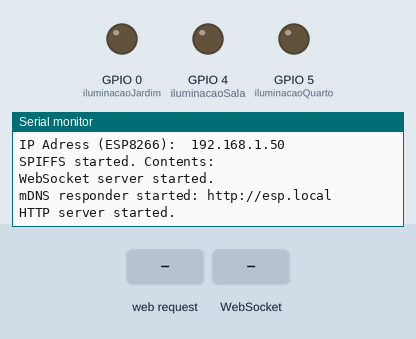
Simulated run of this sketch. Board: ESP8266 (NodeMCU). Shown: output pins drawn as LEDs (lit = HIGH), the last lines printed to the serial monitor. The test bench sets the inputs (shaded band). WiFi joins after 1.5 s; servers stay silent unless stated; storage starts empty.

Above: at 2.7 s.
2.8 s: HTTP request GET / received
At 3.8 s:
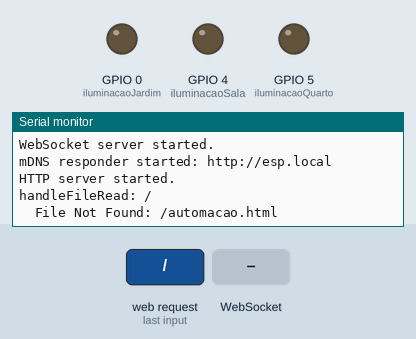
4.3 s: WebSocket text "/" received
At 4.9 s:
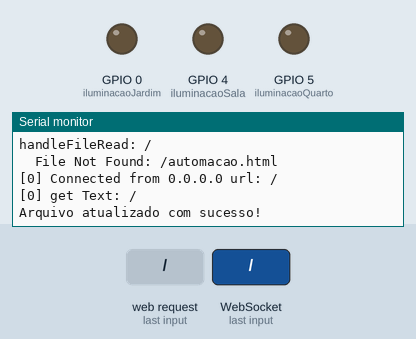
5.8 s: WebSocket text "carregar" received
At 6.1 s:
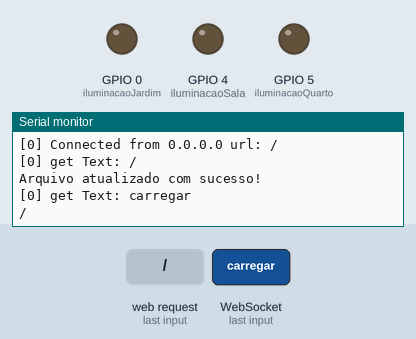
7.3 s: WebSocket text "ligado" received
At 8.4 s:
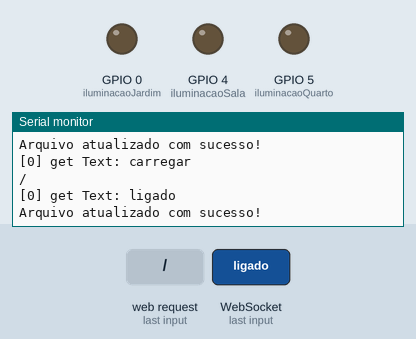

The sketch:

Automacao.ino
```cpp
#include <ArduinoJson.h>
#include <ESP8266WiFi.h>
#include <ESP8266WebServer.h>
#include <ESP8266mDNS.h>
#include <WebSocketsServer.h>
#include <FS.h>

#define LIGADO true
#define DESLIGADO false

ESP8266WebServer server(80);
WebSocketsServer webSocket(81);

File fsUploadFile;

const char* mdnsName = "esp";
const char* ssid = "Casonatti";
const char* password = "N@rberto";

const int iluminacaoSala = 4;
const int iluminacaoQuarto = 5;
const int iluminacaoJardim = 0;

bool estadoIluminacaoSala;
bool estadoIluminacaoQuarto;
bool estadoIluminacaoJardim;

void setup() {
  // put your setup code here, to run once:
  Serial.begin(115200);
  delay(10);

  pinMode(iluminacaoSala, OUTPUT);
  pinMode(iluminacaoQuarto, OUTPUT);
  pinMode(iluminacaoJardim, OUTPUT);
  estadoIluminacaoSala = false;
  estadoIluminacaoQuarto = false;
  estadoIluminacaoJardim = false;
  digitalWrite(iluminacaoSala, LOW);
  digitalWrite(iluminacaoQuarto, LOW);
  digitalWrite(iluminacaoJardim, LOW);

  startWiFi();
  startSPIFFS();
  startWebSocket();
  startMDNS();
  startServer();
}

void loop() {
  // put your main code here, to run repeatedly:
  webSocket.loop();
  server.handleClient();
}

void startWiFi() {
  Serial.print("Conectando a: ");
  Serial.println(ssid);
  WiFi.begin(ssid, password);

  while (WiFi.status() != WL_CONNECTED) {
    delay(500);
    Serial.print(".");
  }

  Serial.println('\n');
  Serial.print("Conectado a rede sem fio ");
  Serial.println(ssid);
  Serial.print("IP Adress (ESP8266):\t");
  Serial.println(WiFi.localIP());
}

void startSPIFFS() {
  SPIFFS.begin();
  Serial.println("\nSPIFFS started. Contents:\t");
  {
    Dir dir = SPIFFS.openDir("/");
    while (dir.next()) {
      String fileName = dir.fileName();
      size_t fileSize = dir.fileSize();
      Serial.printf("FS File: %s, size: %s\r\n", fileName.c_str(), formatBytes(fileSize).c_str());
    }
    Serial.printf("\n");
  }
}

void startWebSocket() {
  webSocket.begin();
  webSocket.onEvent(webSocketEvent);
  Serial.println("WebSocket server started.");
}

void startMDNS() {
  MDNS.begin(mdnsName);
  Serial.print("mDNS responder started: http://");
  Serial.print(mdnsName);
  Serial.println(".local");
}

void startServer() {
  server.on("/", HTTP_POST, []() {
    server.send(200, "text/plain", "");
  }, handleFileUpload);

  server.onNotFound(handleNotFound);

  server.begin();
  Serial.println("HTTP server started.");
}

void handleNotFound() {
  if (!handleFileRead(server.uri())) {
    server.send(404, "text/plain", "404: File Not Found");
  }
}

bool handleFileRead(String path) {
  Serial.println("handleFileRead: " + path);
  if (path.endsWith("/"))
    path += "automacao.html";
  String contentType = getContentType(path);
  String pathWithGz = path + ".gz";
  if (SPIFFS.exists(pathWithGz) || SPIFFS.exists(path)) {
    if (SPIFFS.exists(pathWithGz))
      path += ".gz";
    File file = SPIFFS.open(path, "r");
    size_t sent = server.streamFile(file, contentType);
    file.close();
    Serial.println(String("\tSent file: ") + path);
    return true;
  }
  Serial.println(String("\tFile Not Found: ") + path);
  return false;
}

void handleFileUpload() {
  HTTPUpload& upload = server.upload();
  String path;
  if (upload.status == UPLOAD_FILE_START) {
    path = upload.filename;
    if (!path.startsWith("/"))
      path = "/" + path;
    if (!path.endsWith(".gz")) {
      String pathWithGz = path + ".gz";
      if (SPIFFS.exists(pathWithGz))
        SPIFFS.remove(pathWithGz);
    }
    Serial.print("handleFileUpload Name: ");
    fsUploadFile = SPIFFS.open(path, "w");
    path = String();
  } else if (upload.status == UPLOAD_FILE_WRITE) {
    if (fsUploadFile)
      fsUploadFile.write(upload.buf, upload.currentSize);
  } else if (upload.status == UPLOAD_FILE_END) {
    if (fsUploadFile) {
      fsUploadFile.close();
      Serial.print("handleFileUpload Size: ");
      Serial.println(upload.totalSize);
      server.sendHeader("Location", "/");
      server.send(303);
    } else {
      server.send(500, "text/plain", "500: couldn't create file");
    }
  }
}

void webSocketEvent(uint8_t num, WStype_t type, uint8_t* payload, size_t lenght) {
  switch (type) {
    case WStype_DISCONNECTED:
      Serial.printf("[%u] Disconnected!\n", num);
      break;
    case WStype_CONNECTED: {
        IPAddress ip = webSocket.remoteIP(num);
        Serial.printf("[%u] Connected from %d.%d.%d.%d url: %s\n", num, ip[0], ip[1], ip[2], ip[3], payload);
      }
      break;
    case WStype_TEXT:
      Serial.printf("[%u] get Text: %s\n", num, payload);
      String payloadStr = (char*) payload;

      if (payloadStr == "carregar") {
        File fileRead = SPIFFS.open("/estadoAtual.json", "r");
        String fileContent;
        while (fileRead.available())
          fileContent += char(fileRead.read());
        Serial.println(fileContent);
        webSocket.broadcastTXT(fileContent);
        setStatus(fileContent);
      } else {
        //recebe string no formato .json do client
        //reescreve o arquivo .json com as atualizações dos estados
        //muda o estado dos 'leds'
        File fileWrite = SPIFFS.open("/estadoAtual.json", "w");
        String json = payloadStr;
        int bytesWritten = fileWrite.print(json);
        if (bytesWritten > 0)
          Serial.printf("Arquivo atualizado com sucesso!\n\n");
        else
          Serial.printf("ERRO! Falha ao atualizar o arquivo estadoAtual.json");

        fileWrite.close();

        setStatus(json);
      }
      break;
  }
}

String formatBytes(size_t bytes) {
  if (bytes < 1024) {
    return String(bytes) + "B";
  } else if (bytes < (1024 * 1024)) {
    return String(bytes / 1024.0) + "KB";
  } else if (bytes < (1024 * 1024 * 1024)) {
    return String(bytes / 1024.0 / 1024.0) + "MB";
  }
}

String getContentType(String filename) { // determine the filetype of a given filename, based on the extension
  if (filename.endsWith(".html")) return "text/html";
  else if (filename.endsWith(".css")) return "text/css";
  else if (filename.endsWith(".js")) return "application/javascript";
  else if (filename.endsWith(".ico")) return "image/x-icon";
  else if (filename.endsWith(".gz")) return "application/x-gzip";
  else if (filename.endsWith(".json")) return "application/json";
  return "text/plain";
}

void setStatus(String estadoAtual) {
  const size_t capacity = 2 * JSON_OBJECT_SIZE(1) + JSON_OBJECT_SIZE(3) + 100;
  DynamicJsonDocument doc(capacity);

  deserializeJson(doc, estadoAtual);

  const char* status_iluminacao_sala = doc["status"]["iluminacao"]["sala"];
  const char* status_iluminacao_quarto = doc["status"]["iluminacao"]["quarto"];
  const char* status_iluminacao_jardim = doc["status"]["iluminacao"]["jardim"];
  String iluminacaoSalaStr = status_iluminacao_sala;
  String iluminacaoQuartoStr = status_iluminacao_quarto;
  String iluminacaoJardimStr = status_iluminacao_jardim;

  if (iluminacaoSalaStr == "ligado") {
    estadoIluminacaoSala = LIGADO;
    digitalWrite(iluminacaoSala, HIGH);
  } else {
    estadoIluminacaoSala = DESLIGADO;
    digitalWrite(iluminacaoSala, LOW);
  }

  if (iluminacaoQuartoStr == "ligado") {
    estadoIluminacaoQuarto = LIGADO;
    digitalWrite(iluminacaoQuarto, HIGH);
  } else {
    estadoIluminacaoQuarto = DESLIGADO;
    digitalWrite(iluminacaoQuarto, LOW);
  }

  if (iluminacaoJardimStr == "ligado") {
    estadoIluminacaoJardim = LIGADO;
    digitalWrite(iluminacaoJardim, HIGH);
  } else {
    estadoIluminacaoJardim = DESLIGADO;
    digitalWrite(iluminacaoJardim, LOW);
  }
}
```

Measured:
- after the input at 2.8 s, the serial monitor: prints a new line at once (image 1)
- after the input at 4.3 s, the serial monitor: prints a new line at once (image 2)
- after the input at 5.8 s, the serial monitor: prints a new line at once (image 3)
- after the input at 7.3 s, the serial monitor: prints a new line at once (image 4)
